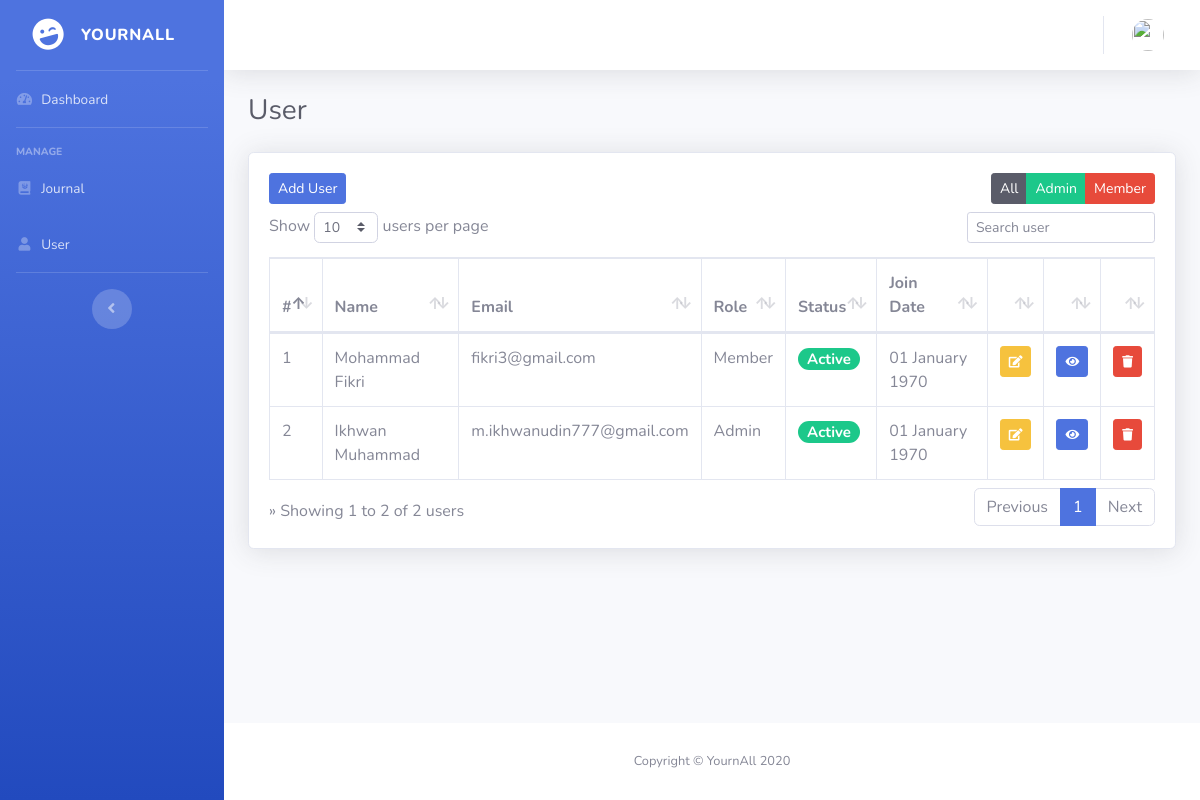
Page /index.php/administrator/user on the committed database.
### tables this page shows
CREATE TABLE `user` (
  `id` int(11) NOT NULL,
  `name` varchar(128) NOT NULL,
  `email` varchar(128) NOT NULL,
  `photo` varchar(128) NOT NULL,
  `password` varchar(256) NOT NULL,
  `role_id` int(11) NOT NULL,
  `is_active` int(1) NOT NULL,
  `date_created` int(11) NOT NULL
);

### application/controllers/administrator/User.php (called while the page is built, shortened)
<?php
class User extends CI_Controller
{
	public function index()
	{
		$data['user'] = $this->db->get_where('user', ['email' => $this->session->userdata('email')])->row_array();
		$data['users'] = $this->m_user->get_user()->result();
		$this->load->view('pages/administrator/templates/a_header');
		$this->load->view('pages/administrator/templates/a_sidebar');
		$this->load->view('pages/administrator/templates/a_topbar', $data);
		$this->load->view('pages/administrator/v_user', $data);
		$this->load->view('pages/administrator/templates/a_footer');
	}
}

### index.php (called while the page is built, shortened)
<?php
require_once BASEPATH.'core/CodeIgniter.php';

### application/models/m_user.php (called while the page is built, shortened)
<?php
class m_user extends CI_Model
{
    public function get_user()
    {
        return $this->db->get('user');
    }
}

### application/views/pages/administrator/v_user.php (the view, shortened to what this page needs)
<div class="container-fluid">
  <div class="d-sm-flex align-items-center justify-content-between mb-4">
    <h1 class="h3 mb-0 text-gray-800">User</h1>
  </div>
  <div class="card shadow mb-4">
    <div class="card-body">
      <div class="table-responsive">
        <a href="<?= base_url('administrator/user/add') ?>" class="btn btn-primary btn-sm mb-2">Add User</a>
        <table id="tabel-user" class="table table-bordered">
          <div class="btn-group float-right" role="group" aria-label="Sort By">
            <a href="<?= base_url('administrator/user/') ?>" class="btn btn-dark btn-sm">All</a>
            <a href="<?= base_url('administrator/user/admin') ?>" class="btn btn-success btn-sm">Admin</a>
            <a href="<?= base_url('administrator/user/member') ?>" class="btn btn-danger btn-sm">Member</a>
          </div><br>
          <thead>
            <tr>
              <th>#</th>
              <th>Name</th>
              <th>Email</th>
              <th>Role</th>
              <th>Status</th>
              <th>Join Date</th>
              <th></th>
              <th></th>
              <th></th>
            </tr>
          </thead>
          <tbody>
            <?php
            $no = 1;
            foreach ($users as $u) { ?>
              <tr>
                <td><?php echo $no++ ?></td>
                <td><?php echo $u->name ?></a></td>
                <td><?php echo $u->email ?></td>
                <td><?php
                    if ($u->role_id == 1) {
                      echo 'Admin';
                    } else {
                      echo 'Member';
                    } ?>
                </td>
                <td><?php
                    if ($u->is_active == 1) {
                      echo '<h5><span id="status" class="badge badge-pill badge-success">Active</span></h5>';
                    } else {
                      echo '<h5><span id="status" class="badge badge-pill badge-danger">Nonactive</span></h5>';
                    } ?></td>
                <td><?php echo date('d F Y', strtotime($u->date_created)) ?></td>
                <td width="20px">
                  <a href="<?= base_url(); ?>administrator/user/edit/<?= $u->id; ?>" class="btn btn-warning btn-sm" data-toggle="tooltip" data-placement="top" title="Edit"><i class="fa fa-edit fa-sm"></i></a>
                </td>
                <td width="20px">
                  <a href="<?= base_url(); ?>administrator/user/detail/<?= $u->id; ?>" class="btn btn-primary btn-sm" data-toggle="tooltip" data-placement="top" title="Detail"><i class="fa fa-eye fa-sm"></i></a>
                </td>
                <td width="20px">
                  <a href="<?= base_url(); ?>administrator/user/delete/<?= $u->id; ?>" class="btn btn-danger btn-sm tombol-delete" data-toggle="tooltip" data-placement="top" title="Delete"><i class="fa fa-trash fa-sm"></i></a>
                </td>
              </tr>
            <?php } ?>
          </tbody>
        </table>
      </div>
    </div>
  </div>
</div>
</div>

### rows in the picture
user: name "Mohammad Fikri", email "fikri3@gmail.com", role_id "Member", is_active "Active", date_created "01 January 1970"
user: name "Ikhwan Muhammad", email "m.ikhwanudin777@gmail.com", role_id "Admin", is_active "Active", date_created "01 January 1970"
